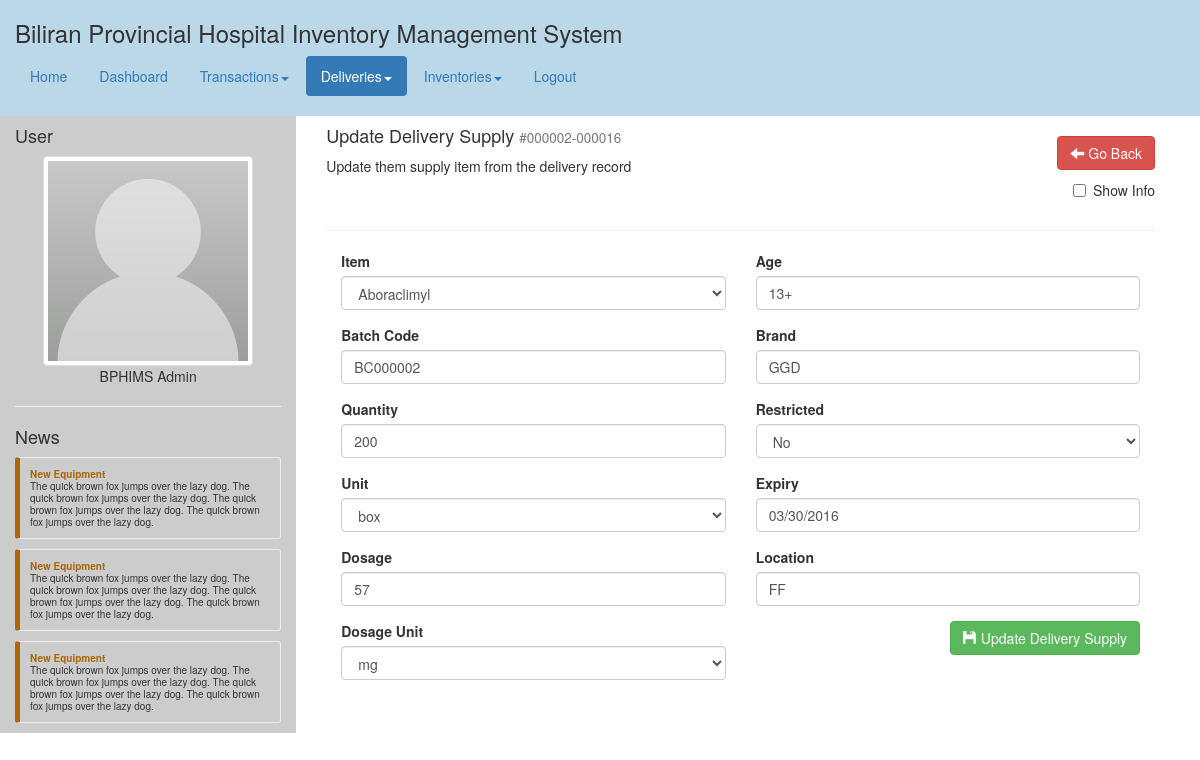
Page /deliveries_supply_update.php?delivery_supply_id=16 on the earlier database version.
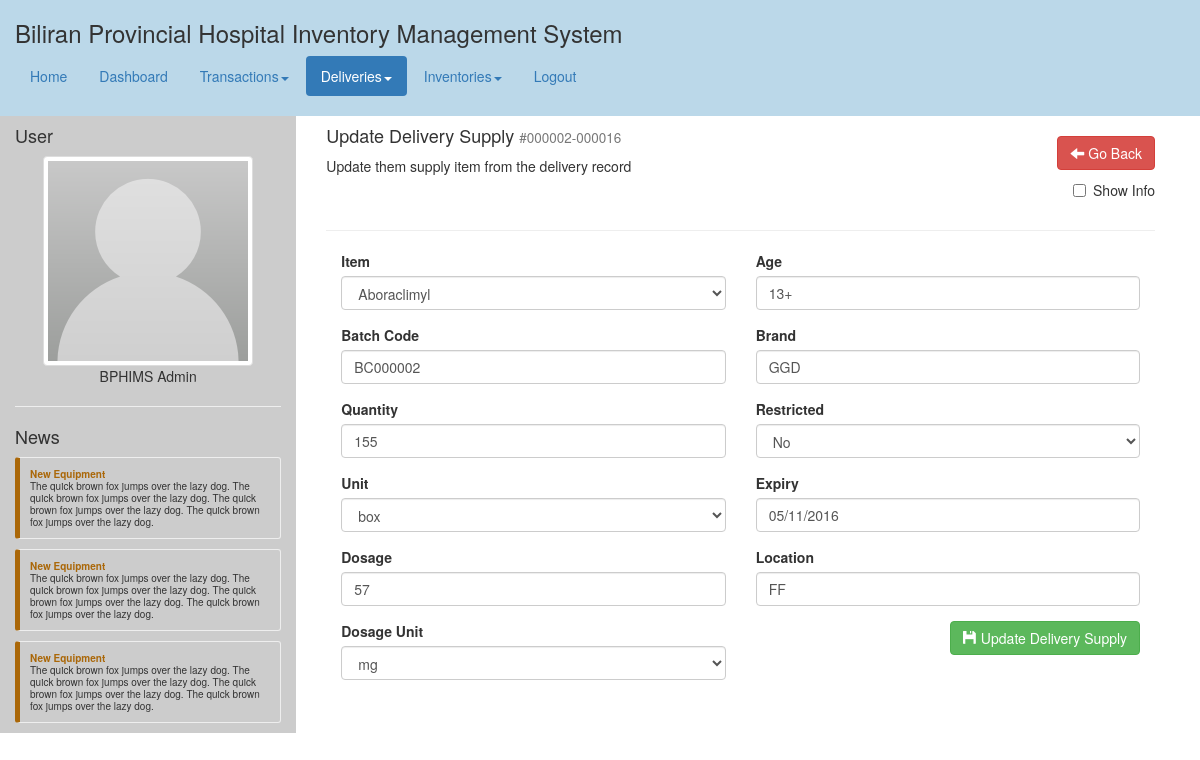
Same page on the later database version.
### tables this page shows
CREATE TABLE `delivery_supply` (
  `delivery_supply_id` int(10) UNSIGNED NOT NULL,
  `delivery_id` int(11) NOT NULL,
  `item_id` int(11) NOT NULL,
  `batch_code` varchar(255) NOT NULL,
  `dispense` int(11) NOT NULL DEFAULT '0',
  `quantity` int(11) NOT NULL,
  `unit_id` int(11) NOT NULL,
  `dosage` int(11) NOT NULL,
  `dosage_unit_id` int(11) NOT NULL,
  `age` varchar(255) NOT NULL,
  `brand` varchar(255) NOT NULL,
  `is_restricted` tinyint(1) NOT NULL DEFAULT '0',
  `expiry` timestamp NOT NULL DEFAULT CURRENT_TIMESTAMP,
  `location` varchar(255) NOT NULL,
  `is_deleted` tinyint(1) NOT NULL DEFAULT '0'
);

CREATE TABLE `item` (
  `item_id` int(10) UNSIGNED NOT NULL,
  `category_id` int(11) NOT NULL,
  `name` varchar(255) NOT NULL,
  `code` varchar(255) NOT NULL,
  `description` text NOT NULL,
  `critical_level` int(11) NOT NULL,
  `created` timestamp NOT NULL DEFAULT CURRENT_TIMESTAMP,
  `updated` timestamp NOT NULL DEFAULT CURRENT_TIMESTAMP ON UPDATE CURRENT_TIMESTAMP,
  `is_deleted` tinyint(1) NOT NULL DEFAULT '0'
);

CREATE TABLE `unit` (
  `unit_id` int(10) UNSIGNED NOT NULL,
  `unit` varchar(255) NOT NULL,
  `name` varchar(255) NOT NULL,
  `description` text NOT NULL
);

### php/bphims_api.php (called while the page is built, shortened)
<?php
class BPHIMS {
	public static function getSupplyInformation($id) {
		$db = Helper::openDB();
		$sql = "
			SELECT
				ds.*
			FROM
				`delivery_supply` ds
			WHERE
				ds.delivery_supply_id=".$id."
			";
		$query = mysql_query($sql,$db);
		$result = Helper::getRowFromResultQuery($query);
		return $result;
	}
	public static function getAllItems() {
		$db = Helper::openDB();
		$sql = "
			SELECT
				i.item_id, i.name
			FROM
				`item` i
			WHERE
				i.is_deleted=0
			ORDER BY
				i.name ASC
			";
		$query = mysql_query($sql,$db);
		$result = Helper::getListFromResultQuery($query);
		return $result;
	}
	public static function getAllUnits() {
		$db = Helper::openDB();
		$sql = "
			SELECT
				u.unit_id, u.unit
			FROM
				`unit` u
			ORDER BY
				u.unit ASC
			";
		$query = mysql_query($sql,$db);
		$result = Helper::getListFromResultQuery($query);
		return $result;
	}
}
?>

### php/helper.php (called while the page is built, shortened)
<?php
class Helper {
	public static function getRowFromResultQuery($result) {
		return mysql_fetch_assoc($result);
	}
	public static function getListFromResultQuery($result) {
		$lists = array();
		while($d = mysql_fetch_assoc($result)){
			array_push($lists,$d);
		}
		return $lists;
	}
	public static function formatDatepicker($date) {
		return date('m/d/Y',strtotime($date));
	}
}
?>

### deliveries_supply_update.php (the view, shortened to what the changed rows need)
<?php
	include("header.php");
	$id = $_GET['delivery_supply_id'];
	$itemList = BPHIMS::getAllItems();
	$unitList = BPHIMS::getAllUnits();
	$infoSupply = BPHIMS::getSupplyInformation($id);
?>
<div class="common-body">
	<div class="col-md-12">
		<form action="php/action.php" method="post">
				<div class="col-md-6">
					<div class="form-group">
						<label for="item_id">Item</label>
						<select  class="form-control" id="item_id" name="item_id" required>
						<?php
							foreach($itemList as $item) {
								echo '<option value="'.$item['item_id'].'" '.(($infoSupply['item_id']==$item['item_id'])?'selected="selected"':'').'>'.$item['name'].'</option>';
							}
						?>
						</select>
					</div>
					<div class="form-group">
						<label for="batch_code">Batch Code</label>
						<input type="text" class="form-control" id="batch_code" name="batch_code" value="<?php echo $infoSupply['batch_code']; ?>" required />
					</div>
					<div class="form-group">
						<label for="quantity">Quantity</label>
						<input type="text" class="form-control" id="quantity" name="quantity" value="<?php echo $infoSupply['quantity']; ?>" required />
					</div>
					<div class="form-group">
						<label for="unit_id">Unit</label>
						<select  class="form-control" id="unit_id" name="unit_id" required>
						<?php
							foreach($unitList as $unit) {
								echo '<option value="'.$unit['unit_id'].'" '.(($infoSupply['unit_id']==$unit['unit_id'])?'selected="selected"':'').'>'.$unit['unit'].'</option>';
							}
						?>
						</select>
					</div>
					<div class="form-group">
						<label for="dosage">Dosage</label>
						<input type="text" class="form-control" id="dosage" name="dosage" value="<?php echo $infoSupply['dosage']; ?>" required />
					</div>
					<div class="form-group">
						<label for="dosage_unit_id">Dosage Unit</label>
						<select  class="form-control" id="dosage_unit_id" name="dosage_unit_id" value="<?php echo $infoSupply['dosage_unit_id']; ?>" required>
						<?php
							foreach($unitList as $unit) {
								echo '<option value="'.$unit['unit_id'].'" '.(($infoSupply['dosage_unit_id']==$unit['unit_id'])?'selected="selected"':'').'>'.$unit['unit'].'</option>';
							}
						?>
						</select>
					</div>
				</div>
				<div class="col-md-6">
					<div class="form-group">
						<label for="age">Age</label>
						<input type="text" class="form-control" id="age" name="age" value="<?php echo $infoSupply['age']; ?>" required />
					</div>
					<div class="form-group">
						<label for="brand">Brand</label>
						<input type="text" class="form-control" id="brand" name="brand" value="<?php echo $infoSupply['brand']; ?>" required />
					</div>
					<div class="form-group">
						<label for="is_restricted">Restricted</label>
						<select class="form-control" id="is_restricted" name="is_restricted" required>
							<option value="0" <?php echo (($infoSupply['is_restricted']==0)?'selected="selected"':''); ?>>No</option>
						</select>
					</div>
					<div class="form-group">
						<label for="expiry">Expiry</label>
						<input type="text" class="form-control" id="expiry" name="expiry" value="<?php echo Helper::formatDatepicker($infoSupply['expiry']); ?>" required />
					</div>
					<div class="form-group">
						<label for="location">Location</label>
						<input type="text" class="form-control" id="location" name="location" value="<?php echo $infoSupply['location']; ?>" required />
					</div>
				</div>
			</form>
	</div>
</div>
<?php
	include("footer.php");
?>

Differences in the rows shown:
changed delivery_supply "BC000002": quantity "200" → "155"; expiry "03/30/2016" → "05/11/2016"
